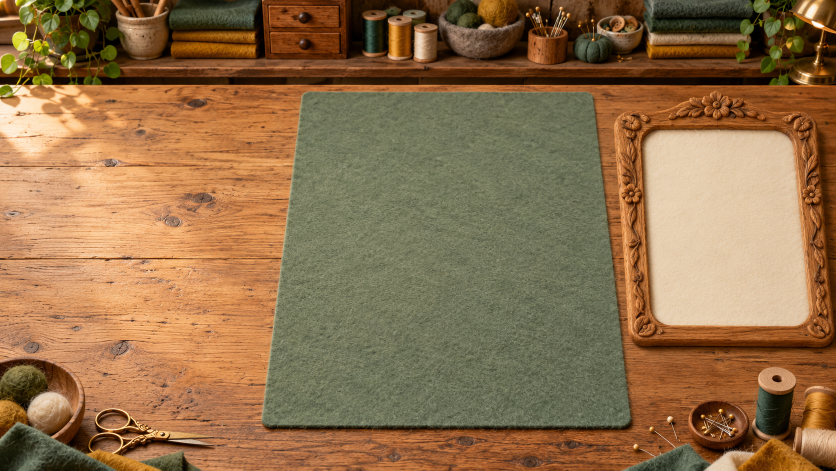
#> input picture references/tanda3/face-bg.png, 1672 x 941 px (shown at 1/2 size); its folder holds 4 pictures in this run
$ python prepare-tanda3.py
#> lines starting #> are read from the running program, lines starting #| are printed output that depends on the picture
from pathlib import Path
from PIL import Image
import numpy as np,json,shutil
root=Path(__file__).resolve().parents[1]
refs=root/'references/tanda3';gen=root.parent/'generated_images';out=root/'assets/art'
new={'garden-bg':'b48d2aaf-872d-4274-b789-e1069a86b2f6','party-bg':'546dbb22-fac9-4867-8db5-51610ddaac3b','train-bg':'3833b007-45f0-4b24-a418-b7f1444c669f','garden-plants':'efb96e3f-6fc6-40b0-8533-f9cad558b102','party-guests':'59255553-00e1-4be5-874e-2c49e9337802','party-balloons':'9b13a37e-3c0e-47a2-a521-a9a7e13f7b76','train-vehicles':'bb0dcfc5-b821-407f-9127-aeec45668f06','fruit-whole-clean':'b29fad7e-ad26-4419-9210-ecff03bb33b4','party-cake':'eeaf314e-6ad3-461a-8faa-8ef8c199eb2a'}
new.update({'garden-autumn':'4f859ec8-97ba-4bf1-ab29-a366d11e7c8c','garden-winter':'972e257d-6a21-4308-a28b-6b31c34a6995','garden-extra':'22a09bae-3306-44d3-8bb6-67eb53cad8d1','train-travel':'4c5029f1-8db3-4979-afaf-c728868d4759'})
for n,i in new.items():
 if not (refs/f'{n}.png').exists(): shutil.copy(gen/f'exec-{i}.png',refs/f'{n}.png')
names=['face-bg','face-heads','face-parts','face-accessories','fruit-bg','fruit-cut']+list(new)
grids={'face-heads':(5,1),'face-parts':(4,4),'face-accessories':(4,3),'fruit-whole-clean':(5,3),'fruit-cut':(5,3),'garden-plants':(4,3),'party-guests':(4,3),'party-balloons':(4,2),'train-vehicles':(3,2),'party-cake':(1,1),'garden-extra':(3,2)}
rects={}
for name in names:
 im=Image.open(refs/f'{name}.png')
#> im is the input picture: PIL image 1672x941 RGB; mean R, G, B 144.5, 111.9, 74.9
 if name.endswith('-bg'): im=im.resize((1600,900),Image.Resampling.LANCZOS)
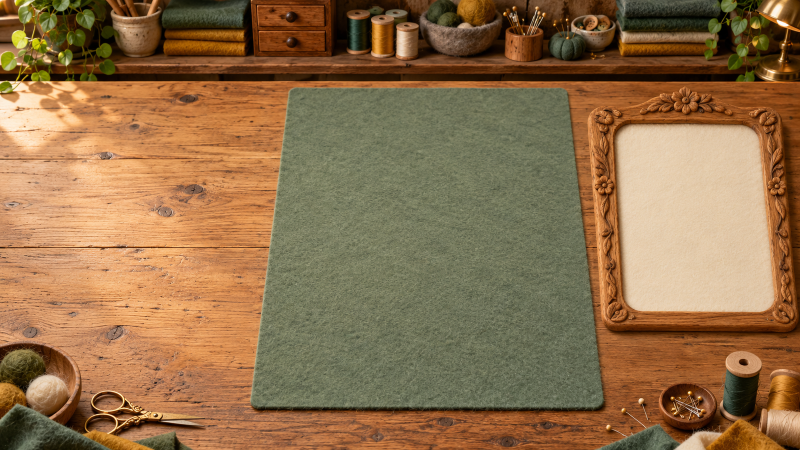
#> im: PIL image 1600x900 RGB (shown at 1/2 size); mean R, G, B 144.5, 111.9, 74.9
 tmp=out/f'{name}.tmp.webp'
 im.save(tmp,quality=88,method=4)
 tmp.replace(out/f'{name}.webp')
 if name in grids:
  cols,rows=grids[name];w,h=im.size;a=np.array(im.getchannel('A'));boxes=[]
  for i in range(cols*rows):
   x0,x1=round(i%cols*w/cols),round((i%cols+1)*w/cols);y0,y1=round(i//cols*h/rows),round((i//cols+1)*h/rows)
   if name=='face-parts':
    edges=[0,274,519,762,h];y0,y1=edges[i//cols]+5,edges[i//cols+1]-5;x0+=5;x1-=5
   ys,xs=np.where(a[y0:y1,x0:x1]>192)
   if len(xs):
    bx=max(x0,x0+int(xs.min())-2);by=max(y0,y0+int(ys.min())-2);ex=min(x1,x0+int(xs.max())+3);ey=min(y1,y0+int(ys.max())+3);boxes.append([bx,by,ex-bx,ey-by])
   else:raise ValueError(name)
  rects[name]=boxes
#> pass 2 of the loop `for name in names:`:
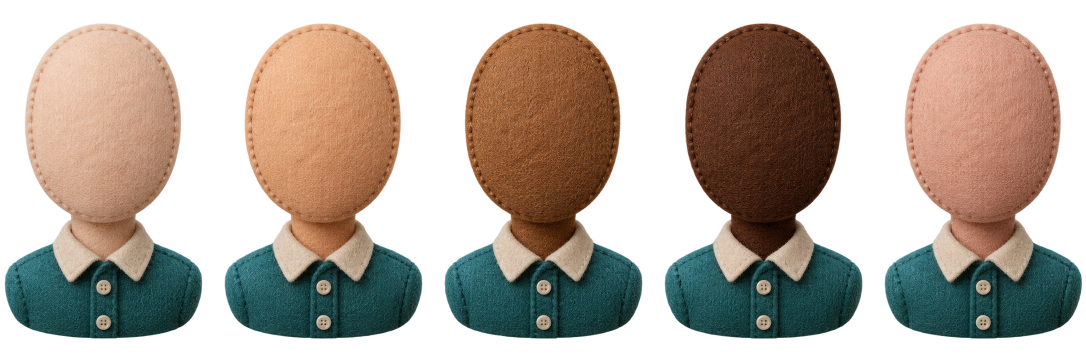
#> input picture references/tanda3/face-heads.png, 2172 x 724 px (shown at 1/2 size)
#> im is the input picture: PIL image 2172x724 RGBA; mean R, G, B, A 69.7, 59.2, 48.6, 138.3
#> `a = np.array(im.getchannel('A'))`:
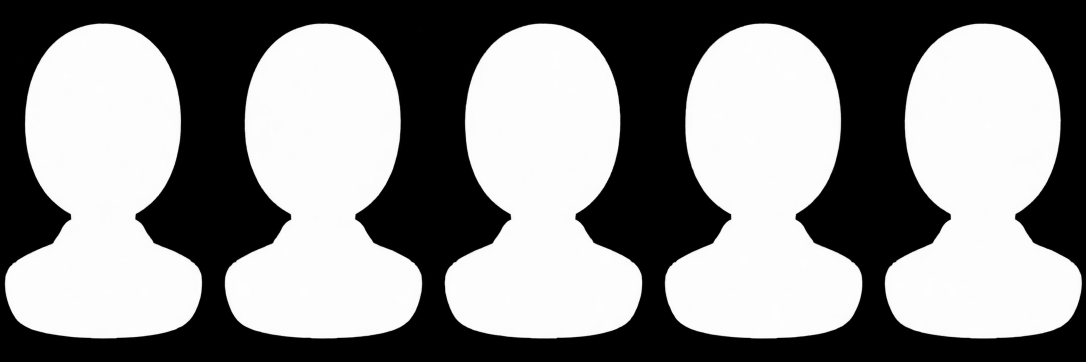
#> a: shape (724, 2172) (shown at 1/2 size); min 0, max 255, mean 138.3
#> the loop `for i in range(cols*rows):` made 5 passes
#> (bx, by, ex, ey) on passes 1 to 5: (8, 46, 406, 678), (448, 46, 846, 679), (888, 46, 1286, 678), (1328, 45, 1726, 679), (1768, 46, 2165, 679)
#> after the loop `for i in range(cols*rows):`: boxes = [[8, 46, 398, 632], [448, 46, 398, 633], [888, 46, 398, 632], [1328, 45, 398, 634], [1768, 46, 397, 633]]
#> pass 3 of the loop `for name in names:`:
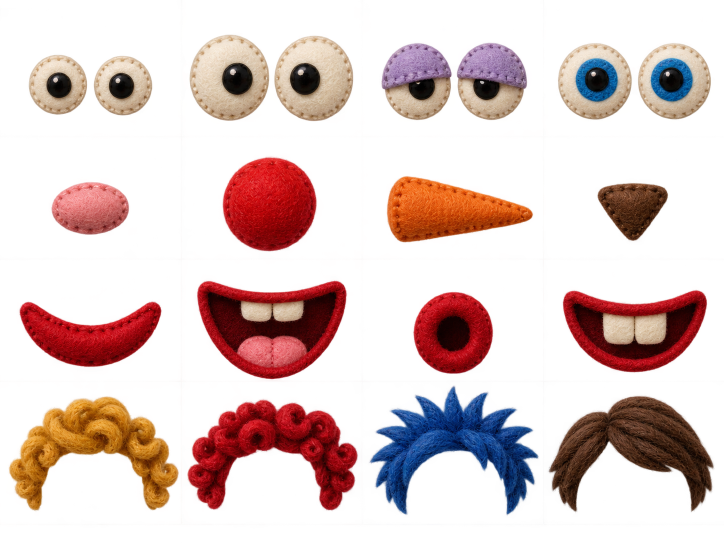
#> input picture references/tanda3/face-parts.png, 1448 x 1086 px (shown at 1/2 size)
#> im is the input picture: PIL image 1448x1086 RGBA; mean R, G, B, A 61.8, 30, 26.6, 76.6
#> `a = np.array(im.getchannel('A'))`:
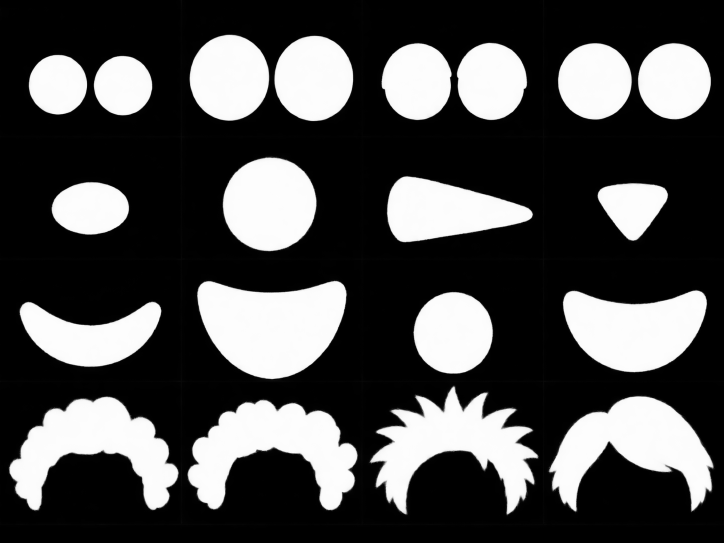
#> a: shape (1086, 1448) (shown at 1/2 size); min 0, max 255, mean 76.6
#> the loop `for i in range(cols*rows):` made 16 passes
#> (bx, by, ex, ey) on passes 1 to 8: (56, 108, 306, 232), (378, 68, 708, 244), (762, 84, 1055, 241), (1115, 85, 1423, 241), (102, 363, 259, 471), (444, 314, 634, 504), (773, 351, 1067, 486), (1194, 365, 1337, 483)
#> after the loop `for i in range(cols*rows):`: boxes = 16 items, first 6: [56, 108, 250, 124], [378, 68, 330, 176], [762, 84, 293, 157], [1115, 85, 308, 156], [102, 363, 157, 108], [444, 314, 190, 190]
#> (the run stopped early here; a loop or call above may not have finished)
